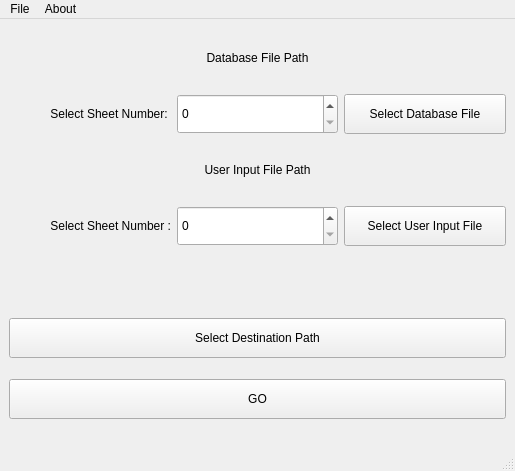
<?xml version="1.0" encoding="UTF-8"?>
<ui version="4.0">
 <class>MainWindow</class>
 <widget class="QMainWindow" name="MainWindow">
  <property name="geometry">
   <rect>
    <x>0</x>
    <y>0</y>
    <width>515</width>
    <height>471</height>
   </rect>
  </property>
  <property name="windowTitle">
   <string>MainWindow</string>
  </property>
  <widget class="QWidget" name="centralwidget">
   <layout class="QGridLayout" name="gridLayout">
    <item row="1" column="2">
     <widget class="QPushButton" name="select_db_file_btn">
      <property name="maximumSize">
       <size>
        <width>16777215</width>
        <height>40</height>
       </size>
      </property>
      <property name="cursor">
       <cursorShape>PointingHandCursor</cursorShape>
      </property>
      <property name="toolTip">
       <string>Click to Select Database File</string>
      </property>
      <property name="text">
       <string>Select Database File</string>
      </property>
     </widget>
    </item>
    <item row="0" column="0" colspan="3">
     <widget class="QLabel" name="db_file_label">
      <property name="maximumSize">
       <size>
        <width>16777215</width>
        <height>30</height>
       </size>
      </property>
      <property name="cursor">
       <cursorShape>IBeamCursor</cursorShape>
      </property>
      <property name="mouseTracking">
       <bool>false</bool>
      </property>
      <property name="text">
       <string>Database File Path</string>
      </property>
      <property name="alignment">
       <set>Qt::AlignCenter</set>
      </property>
     </widget>
    </item>
    <item row="3" column="0" colspan="3">
     <widget class="QLabel" name="user_input_file_label">
      <property name="maximumSize">
       <size>
        <width>16777215</width>
        <height>30</height>
       </size>
      </property>
      <property name="cursor">
       <cursorShape>IBeamCursor</cursorShape>
      </property>
      <property name="text">
       <string>User Input File Path</string>
      </property>
      <property name="alignment">
       <set>Qt::AlignCenter</set>
      </property>
     </widget>
    </item>
    <item row="4" column="1">
     <widget class="QSpinBox" name="user_file_spiner">
      <property name="maximumSize">
       <size>
        <width>16777215</width>
        <height>40</height>
       </size>
      </property>
      <property name="toolTip">
       <string>Select Sheet Number By Default the selected sheet is zero means sheet 1</string>
      </property>
     </widget>
    </item>
    <item row="4" column="0">
     <widget class="QLabel" name="sheet_number_label_2">
      <property name="maximumSize">
       <size>
        <width>16777215</width>
        <height>40</height>
       </size>
      </property>
      <property name="text">
       <string>Select Sheet Number :</string>
      </property>
      <property name="alignment">
       <set>Qt::AlignRight|Qt::AlignTrailing|Qt::AlignVCenter</set>
      </property>
     </widget>
    </item>
    <item row="4" column="2">
     <widget class="QPushButton" name="select_user_file_btn">
      <property name="maximumSize">
       <size>
        <width>16777215</width>
        <height>40</height>
       </size>
      </property>
      <property name="cursor">
       <cursorShape>PointingHandCursor</cursorShape>
      </property>
      <property name="toolTip">
       <string>Click To Select User Input File</string>
      </property>
      <property name="text">
       <string>Select User Input File</string>
      </property>
     </widget>
    </item>
    <item row="6" column="0" colspan="3">
     <widget class="QPushButton" name="select_destination_btn">
      <property name="maximumSize">
       <size>
        <width>16777215</width>
        <height>40</height>
       </size>
      </property>
      <property name="cursor">
       <cursorShape>PointingHandCursor</cursorShape>
      </property>
      <property name="toolTip">
       <string>Click To Select Output File Destination Directory</string>
      </property>
      <property name="text">
       <string>Select Destination Path</string>
      </property>
     </widget>
    </item>
    <item row="1" column="1">
     <widget class="QSpinBox" name="db_sheet_spiner">
      <property name="maximumSize">
       <size>
        <width>16777215</width>
        <height>40</height>
       </size>
      </property>
      <property name="toolTip">
       <string>Select Sheet Number By Default the selected sheet is zero means sheet 1</string>
      </property>
     </widget>
    </item>
    <item row="7" column="0" colspan="3">
     <widget class="QPushButton" name="execute_btn">
      <property name="maximumSize">
       <size>
        <width>16777215</width>
        <height>40</height>
       </size>
      </property>
      <property name="cursor">
       <cursorShape>PointingHandCursor</cursorShape>
      </property>
      <property name="toolTip">
       <string>Execute Control</string>
      </property>
      <property name="text">
       <string>GO</string>
      </property>
     </widget>
    </item>
    <item row="5" column="1">
     <widget class="QLabel" name="load_label">
      <property name="maximumSize">
       <size>
        <width>16777215</width>
        <height>30</height>
       </size>
      </property>
      <property name="text">
       <string/>
      </property>
      <property name="alignment">
       <set>Qt::AlignCenter</set>
      </property>
     </widget>
    </item>
    <item row="1" column="0">
     <widget class="QLabel" name="sheet_number_label_1">
      <property name="text">
       <string>Select Sheet Number: </string>
      </property>
      <property name="alignment">
       <set>Qt::AlignRight|Qt::AlignTrailing|Qt::AlignVCenter</set>
      </property>
     </widget>
    </item>
   </layout>
  </widget>
  <widget class="QMenuBar" name="menubar">
   <property name="geometry">
    <rect>
     <x>0</x>
     <y>0</y>
     <width>515</width>
     <height>21</height>
    </rect>
   </property>
   <widget class="QMenu" name="menuHello">
    <property name="title">
     <string>File</string>
    </property>
    <addaction name="exit"/>
   </widget>
   <widget class="QMenu" name="menuAbout">
    <property name="title">
     <string>About</string>
    </property>
    <addaction name="separator"/>
    <addaction name="about_application"/>
    <addaction name="about_developer"/>
   </widget>
   <addaction name="menuHello"/>
   <addaction name="menuAbout"/>
  </widget>
  <widget class="QStatusBar" name="statusbar"/>
  <action name="exit">
   <property name="text">
    <string>Exit</string>
   </property>
  </action>
  <action name="about_application">
   <property name="text">
    <string>About Application</string>
   </property>
  </action>
  <action name="about_developer">
   <property name="text">
    <string>About Developer</string>
   </property>
  </action>
 </widget>
 <resources/>
 <connections/>
</ui>
